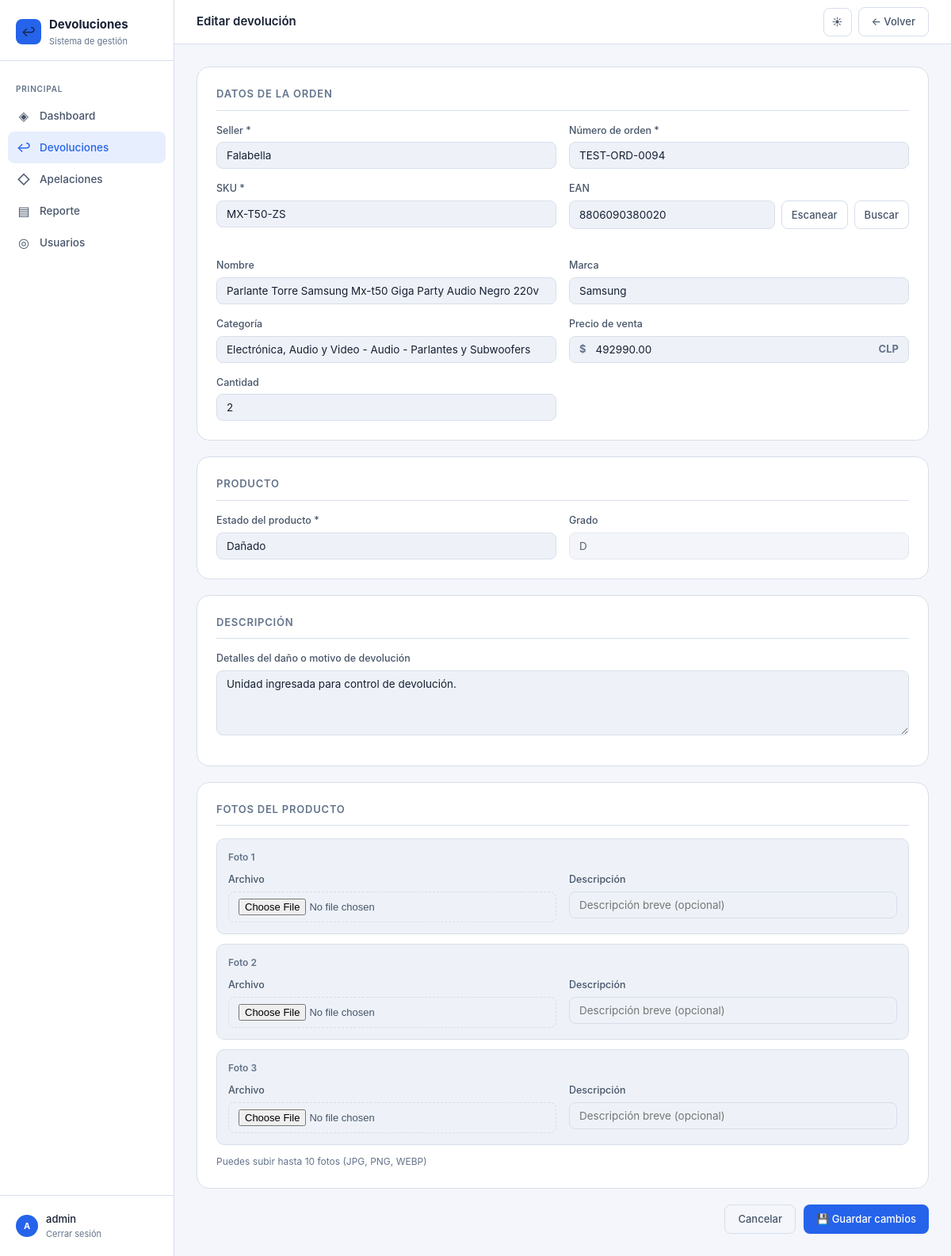
The app's page /405/editar/ (signed in) with its own data.
### returns/models.py (models this page shows, shortened)
class Return(models.Model):
    SELLER_CHOICES = [
        ('falabella', 'Falabella'),
        ('ripley', 'Ripley'),
        ('mercado_libre', 'Mercado Libre'),
        ('paris', 'Paris'),
        ('walmart', 'Walmart'),
        ('shopify', 'Shopify'),
    ]
    ESTADO_CHOICES = [
        ('recibido', 'Recibido'),
        ('en_revision', 'En revisión'),
        ('aprobado', 'Aprobado'),
        ('rechazado', 'Rechazado'),
        ('reembolsado', 'Reembolsado'),
        ('cerrado', 'Cerrado'),
    ]
    CONDICION_CHOICES = [
        ('nuevo', 'Nuevo'),
        ('caja_danada', 'Caja Dañada'),
        ('danado', 'Dañado'),
        ('dano_estetico', 'Daño Estetico'),
    ]
    GRADO_CHOICES = [
        ('A', 'A'),
        ('C', 'C'),
        ('D', 'D'),
    ]
    fecha_ingreso = models.DateField(auto_now_add=True)
    fecha_actualizacion = models.DateTimeField(auto_now=True)
    seller = models.CharField(max_length=50, choices=SELLER_CHOICES, verbose_name='Seller')
    numero_orden = models.CharField(max_length=100, unique=True, verbose_name='Número de orden')
    sku = models.CharField(max_length=100, verbose_name='SKU')
    ean = models.CharField(max_length=50, blank=True, verbose_name='EAN')
    producto_nombre = models.CharField(max_length=300, verbose_name='Nombre del producto', blank=True)
    marca = models.CharField(max_length=150, blank=True, verbose_name='Marca')
    categoria = models.CharField(max_length=150, blank=True, verbose_name='Categoría')
    precio_venta = models.DecimalField(max_digits=10, decimal_places=2, null=True, blank=True, validators=[MinValueValidator(0)], verbose_name='Precio de venta')
    cantidad = models.PositiveIntegerField(default=1, validators=[MinValueValidator(1)], verbose_name='Cantidad')
    estado = models.CharField(max_length=20, choices=ESTADO_CHOICES, default='recibido', verbose_name='Estado')
    condicion_producto = models.CharField(max_length=20, choices=CONDICION_CHOICES, default='nuevo', verbose_name='Estado del producto')
    grado = models.CharField(max_length=1, choices=GRADO_CHOICES, default='A', verbose_name='Grado')
    detalles_dano = models.TextField(blank=True, verbose_name='Detalles del daño')
    notas_internas = models.TextField(blank=True, verbose_name='Notas internas')
    creado_por = models.ForeignKey(User, on_delete=models.SET_NULL, null=True, related_name='devoluciones_creadas')
    class Meta:
        verbose_name = 'Devolución'
        verbose_name_plural = 'Devoluciones'
        ordering = ['-fecha_ingreso', '-id']
    @classmethod
    def grado_for_condicion(cls, condicion_producto):
        grados = {
            'nuevo': 'A',
            'caja_danada': 'C',
            'danado': 'D',
            'dano_estetico': 'C',
        }
        return grados.get(condicion_producto, 'A')

### returns/views.py (the view)
# urls.py: path('<int:pk>/editar/', views.return_edit, name='return_edit'),
@login_required
def return_edit(request, pk):
    devolucion = get_object_or_404(Return, pk=pk)
    if request.method == 'POST':
        form = ReturnForm(request.POST, instance=devolucion)
        formset = ReturnPhotoFormSet(request.POST, request.FILES, instance=devolucion)
        if form.is_valid() and formset.is_valid():
            form.save()
            formset.save()
            messages.success(request, 'Devolución actualizada correctamente.')
            return redirect('return_detail', pk=devolucion.pk)
    else:
        form = ReturnForm(instance=devolucion)
        formset = ReturnPhotoFormSet(instance=devolucion)
    return render(request, 'returns/return_form.html', {'form': form, 'formset': formset, 'action': 'Editar', 'devolucion': devolucion})

### returns/models.py (called while the page is built)
    @classmethod
    def load(cls):
        config, _ = cls.objects.get_or_create(pk=1)
        return config

### templates/returns/return_form.html (shortened to what this page needs)
{% extends 'returns/base.html' %}
{% block topbar_title %}{{ action }} devolución{% endblock %}
{% block topbar_actions %}
  <a href="{% url 'returns_dashboard' %}" class="btn btn-ghost">← Volver</a>
{% endblock %}
{% block content %}
{% url 'returns_dashboard' as dashboard_url %}
{% if action == 'Editar' %}
  {% url 'return_edit' devolucion.pk as form_action_url %}
  {% include 'returns/_return_form.html' with form=form formset=formset action_url=form_action_url submit_label='💾 Guardar cambios' cancel_href=dashboard_url %}
{% else %}
  {% url 'return_create' as form_action_url %}
{% endif %}
{% endblock %}

### templates/returns/base.html (shortened to what this page needs)
<!DOCTYPE html>
<html lang="es">
<head>
</head>
<body>
{% if user.is_authenticated %}
<div class="layout">
  <aside class="sidebar">
    <div class="sidebar-logo">
      <div class="logo-mark">
        <div class="logo-icon">↩</div>
        <div>
          <div class="logo-text">Devoluciones</div>
          <div class="logo-sub">Sistema de gestión</div>
        </div>
      </div>
    </div>
    <nav class="sidebar-nav">
      <div class="nav-label">Principal</div>
      <a href="{% url 'dashboard' %}" class="nav-link {% if request.resolver_match.url_name == 'dashboard' %}active{% endif %}">
        <span class="nav-icon">◈</span> Dashboard
      </a>
      <a href="{% url 'returns_dashboard' %}" class="nav-link {% if request.resolver_match.url_name == 'returns_dashboard' or request.resolver_match.url_name == 'return_detail' or request.resolver_match.url_name == 'return_edit' or request.resolver_match.url_name == 'return_delete' %}active{% endif %}">
        <span class="nav-icon">↩</span> Devoluciones
      </a>
      <a href="{% url 'appeals_dashboard' %}" class="nav-link ">
        <span class="nav-icon">◇</span> Apelaciones
      </a>
      <a href="{% url 'report_dashboard' %}" class="nav-link {% if request.resolver_match.url_name == 'report_dashboard' %}active{% endif %}">
        <span class="nav-icon">▤</span> Reporte
      </a>
      {% if user.is_staff %}
      <a href="{% url 'users_dashboard' %}" class="nav-link ">
        <span class="nav-icon">◎</span> Usuarios
      </a>
      {% endif %}
    </nav>
    <div class="sidebar-footer">
      <div class="user-info">
        <div class="user-avatar">{{ user.username|first|upper }}</div>
        <div>
          <div class="user-name">{{ user.username }}</div>
          <a href="{% url 'logout' %}" class="logout-link">Cerrar sesión</a>
        </div>
      </div>
    </div>
  </aside>
  <main class="main">
    <div class="topbar">
      <div class="topbar-title">{% block topbar_title %}{% endblock %}</div>
      <div class="topbar-tools">
        <button type="button" class="btn btn-ghost theme-toggle" data-theme-toggle title="Cambiar tema" aria-label="Cambiar tema">
          <span class="theme-icon-light" aria-hidden="true">☀</span>
        </button>
        <div class="topbar-actions">{% block topbar_actions %}{% endblock %}</div>
      </div>
    </div>
    <div class="content">
      {% block content %}{% endblock %}
    </div>
  </main>
</div>
{% else %}
  {% block full_page %}{% endblock %}
{% endif %}
</body>
</html>

### templates/returns/_return_form.html (shortened to what this page needs)
<form method="post" enctype="multipart/form-data" action="{{ action_url }}" data-product-lookup-url="{% url 'product_lookup_by_ean' %}">
  <div class="form-card">
    <div class="form-section-title">Datos de la orden</div>
    <div class="form-grid">
      <div class="form-group">
        <label>Seller *</label>
        {{ form.seller }}
      </div>
      <div class="form-group">
        <label>Número de orden *</label>
        {{ form.numero_orden }}
      </div>
      <div class="form-group">
        <label>SKU *</label>
        {{ form.sku }}
      </div>
      <div class="form-group">
        <label>EAN</label>
        <div class="input-action">
          {{ form.ean }}
          <button type="button" class="btn btn-ghost btn-scan-ean" data-scan-ean>Escanear</button>
          <button type="button" class="btn btn-ghost btn-scan-ean" data-lookup-ean>Buscar</button>
        </div>
        <div class="scan-status" data-ean-status></div>
      </div>
      <div class="form-group">
        <label>Nombre</label>
        {{ form.producto_nombre }}
      </div>
      <div class="form-group">
        <label>Marca</label>
        {{ form.marca }}
      </div>
      <div class="form-group">
        <label>Categoría</label>
        {{ form.categoria }}
      </div>
      <div class="form-group">
        <label>Precio de venta</label>
        <div class="money-input">
          <span>$</span>
          {{ form.precio_venta }}
          <em>CLP</em>
        </div>
      </div>
      <div class="form-group">
        <label>Cantidad</label>
        {{ form.cantidad }}
      </div>
    </div>
  </div>
  <div class="form-card">
    <div class="form-section-title">Producto</div>
    <div class="form-grid">
      <div class="form-group">
        <label>Estado del producto *</label>
        {{ form.condicion_producto }}
      </div>
      <div class="form-group">
        <label>Grado</label>
        {{ form.grado }}
      </div>
    </div>
  </div>
  <div class="form-card">
    <div class="form-section-title">Descripción</div>
    <div class="form-group" style="margin-bottom:14px">
      <label>Detalles del daño o motivo de devolución</label>
      {{ form.detalles_dano }}
    </div>
  </div>
  <div class="form-card">
    <div class="form-section-title">Fotos del producto</div>
    {% for photo_form in formset %}
    <div class="formset-item">
      <div class="formset-header">
        <span class="formset-label">Foto {{ forloop.counter }}</span>
      </div>
      <div class="form-grid">
        <div class="form-group">
          <label>Archivo</label>
          {{ photo_form.foto }}
        </div>
        <div class="form-group">
          <label>Descripción</label>
          {{ photo_form.descripcion }}
        </div>
      </div>
    </div>
    {% endfor %}
    <p style="font-size:12px;color:var(--text-muted);margin-top:6px">Puedes subir hasta 10 fotos (JPG, PNG, WEBP)</p>
  </div>
  <div class="action-row">
    {% if cancel_href %}
    <a href="{{ cancel_href }}" class="btn btn-ghost">Cancelar</a>
    {% else %}
    <button type="button" class="btn btn-ghost" data-modal-close>Cancelar</button>
    {% endif %}
    <button type="submit" class="btn btn-primary">
      {{ submit_label }}
    </button>
  </div>
</form>

### records on screen
Return: seller "Falabella", numero_orden "TEST-ORD-0094", sku "MX-T50-ZS", ean "8806090380020", producto_nombre "Parlante Torre Samsung Mx-t50 Giga Party Audio Negro 220v", marca "Samsung", categoria "Electrónica, Audio y Video - Audio - Parlantes y Subwoofers", precio_venta "492990.00", cantidad "2", condicion_producto "Dañado", grado "D", detalles_dano "Unidad ingresada para control de devolución."

### other values on screen
{{ user.username|first|upper }} "A"
{{ user.username }} "admin"
{{ action }} "Editar"
{{ submit_label }} "💾 Guardar cambios"
